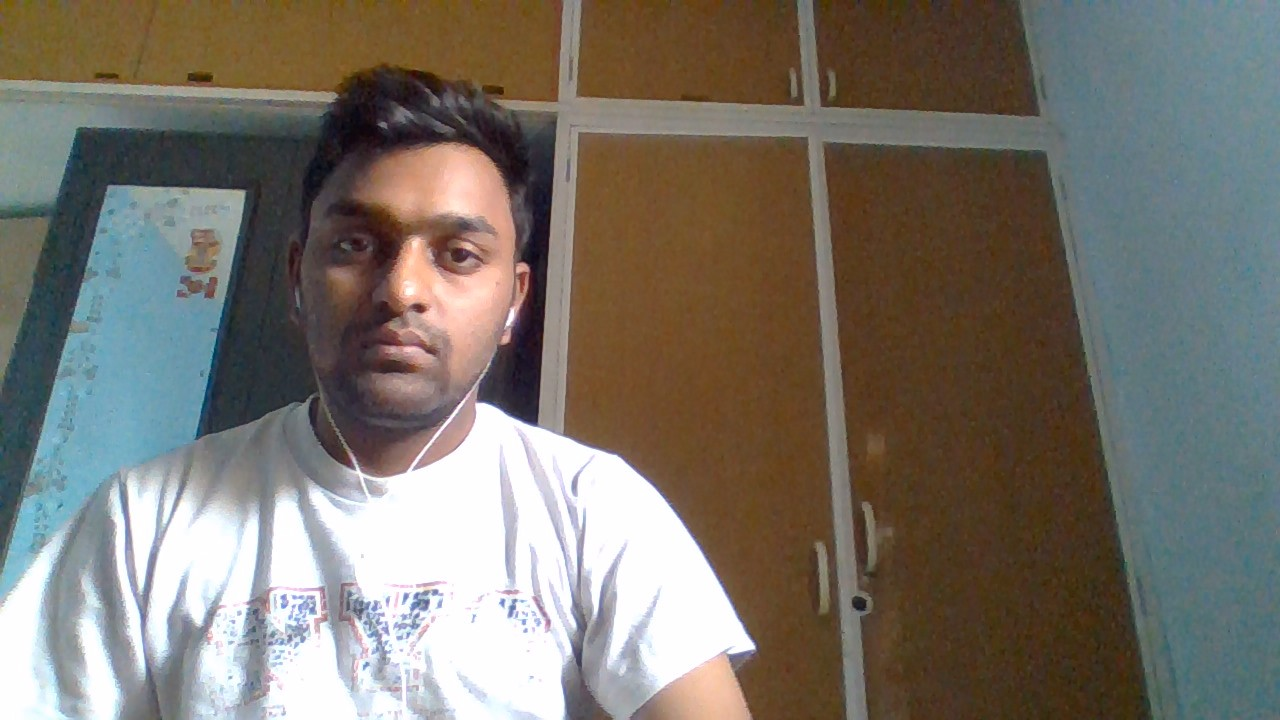
#> input picture Vision/Machine learning/OpenCV/left.JPG, 1280 x 720 px, found by its file name
$ python threshold.py
#> lines starting #> are read from the running program, lines starting #| are printed output that depends on the picture; after the words box and inside, x2 and y2 are one past the last pixel; in counts of white or black regions, pixels touching at a corner belong together
import cv2
import numpy as np

img1 = cv2.imread('left.jpg')
#> img1 is the input picture: shape (720, 1280, 3); mean B, G, R 106.1, 115.1, 121.1
img2 = cv2.imread('sandeep.jpg')
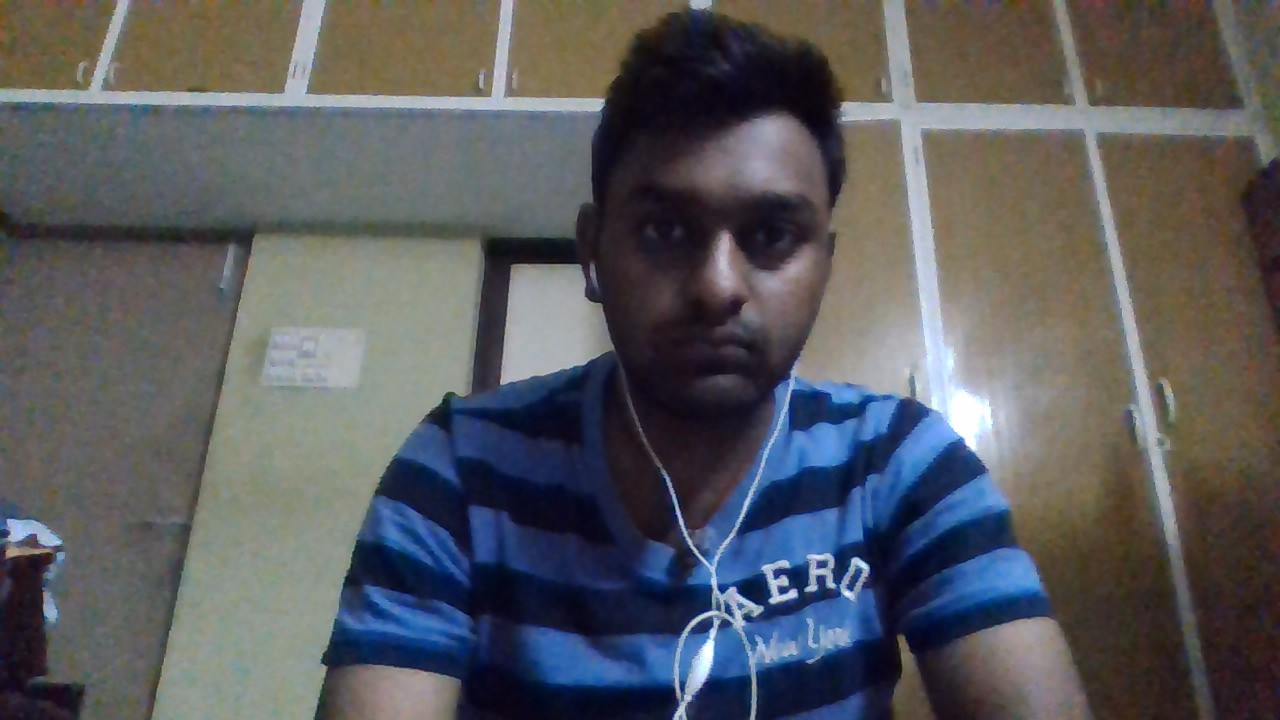
#> input picture Vision/Machine learning/OpenCV/sandeep.JPG, 1280 x 720 px, found by its file name
#> img2 is the input picture: shape (720, 1280, 3); mean B, G, R 94.5, 90.7, 89.6

row,cols,channels=img2.shape
#> row = 720; cols = 1280; channels = 3
roi=img1[0:row,0:cols]

img2gray=cv2.cvtColor(img2,cv2.COLOR_BGR2GRAY)
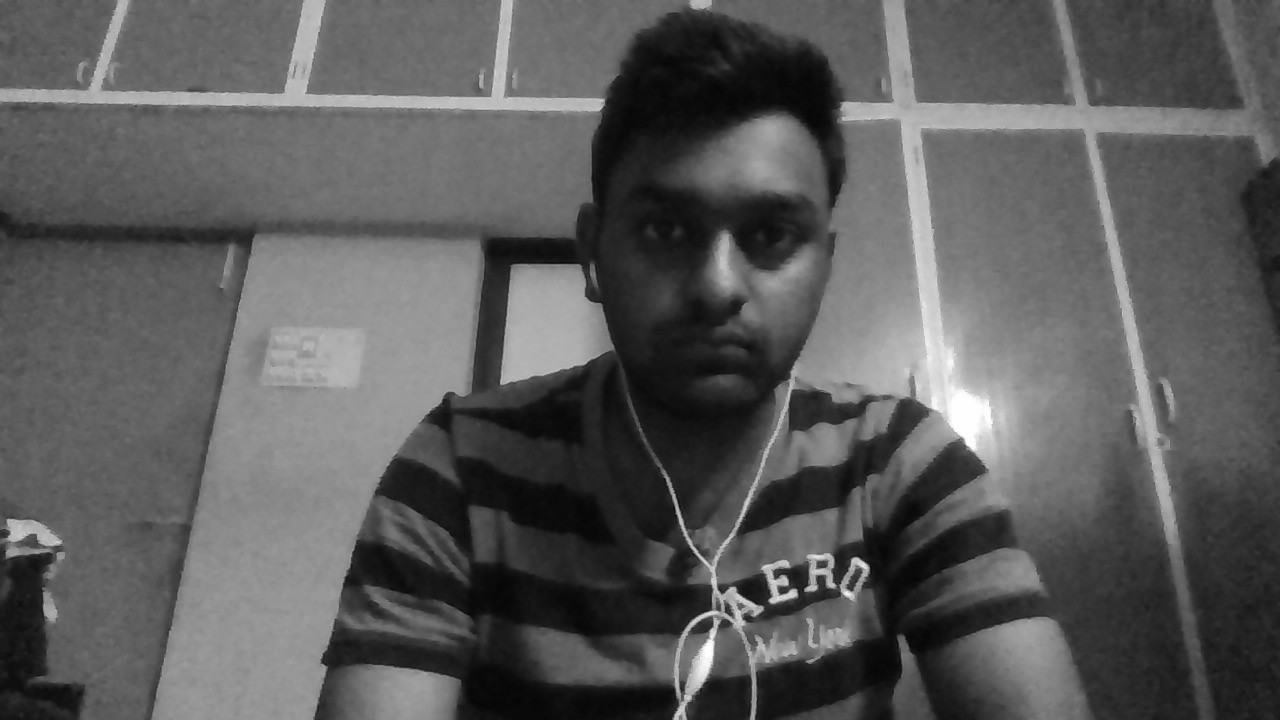
#> img2gray: shape (720, 1280); min 4, max 255, mean 90.8
ret,mask = cv2.threshold(img2gray,100,255,cv2.THRESH_BINARY_INV)
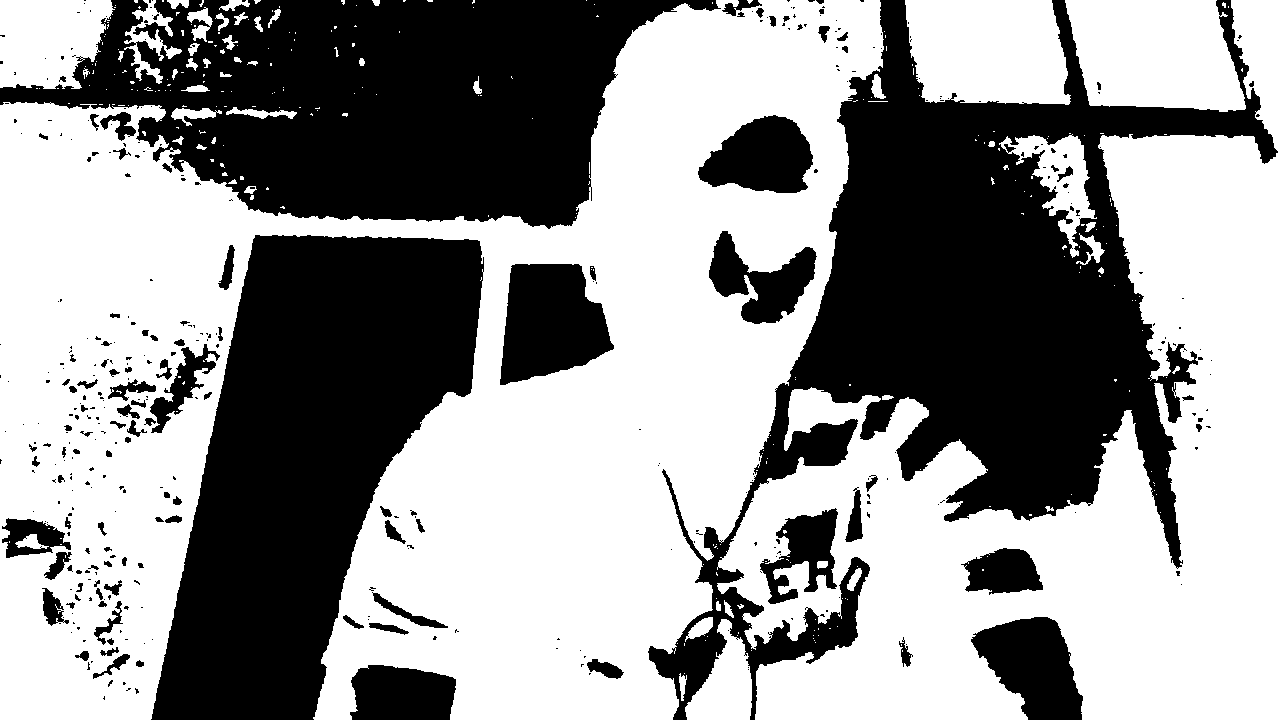
#> mask: shape (720, 1280); 58.5% white; 401 black regions (293 under 20 px), largest, box (x1, y1, x2, y2) and area: (648, 0, 1278, 720) 135511, (0, 0, 721, 229) 98899, (151, 235, 484, 720) 94708

mask_inv = cv2.bitwise_not(mask)

img1_bg= cv2.bitwise_and(roi, roi, mask=mask_inv)
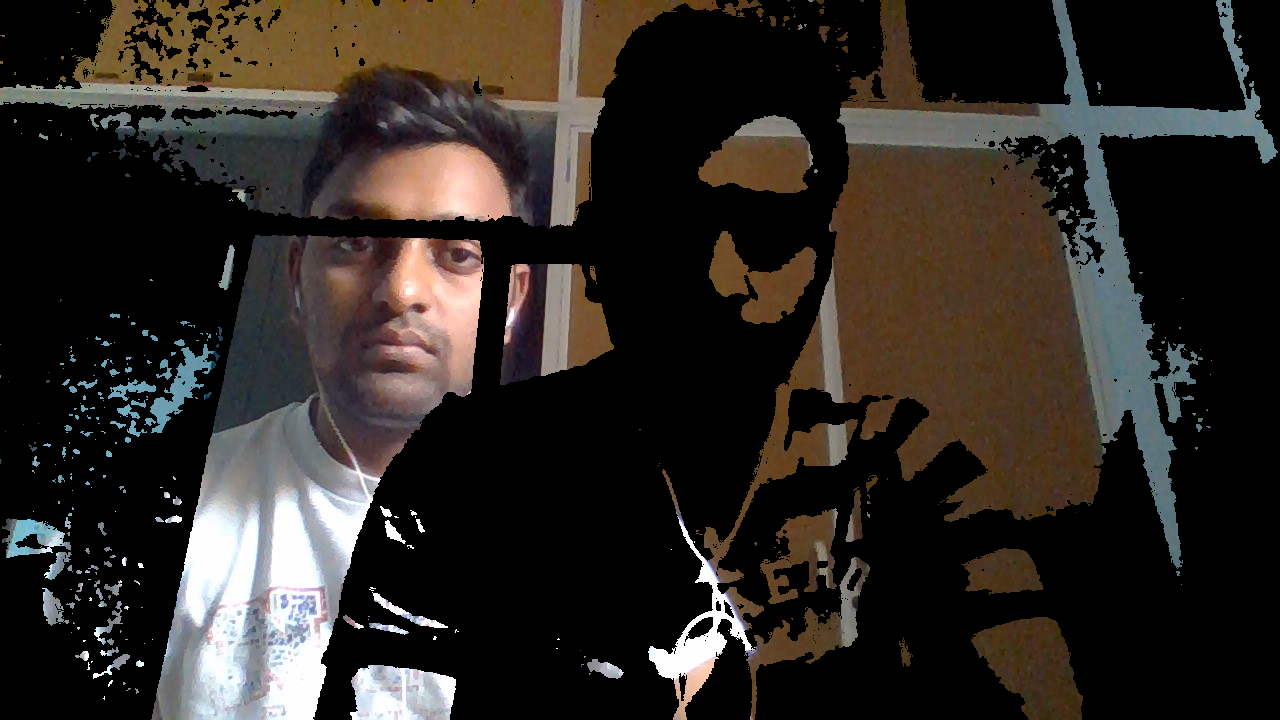
#> img1_bg: shape (720, 1280, 3); mean B, G, R 36.6, 41.6, 46.9
#> (the run stopped early here; a loop or call above may not have finished)
